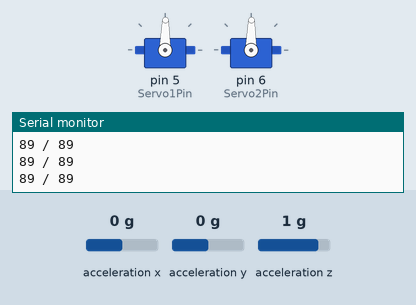
Recording of a sketch running on a simulated Arduino Uno, built for the host (arithmetic inside an expression is 32-bit, double 64-bit). Parts: 2 × servo, the last lines printed to the serial monitor. The inputs (shaded band) are chosen by the test bench; at power-on: acceleration x 0 g, acceleration y 0 g, acceleration z 1 g.

Above: at 1.2 s.
1.3 s: acceleration x set to -1.4 g
At 1.6 s:
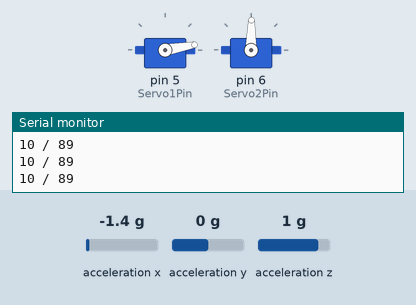
2.8 s: acceleration y set to -1.4 g
At 4.0 s:
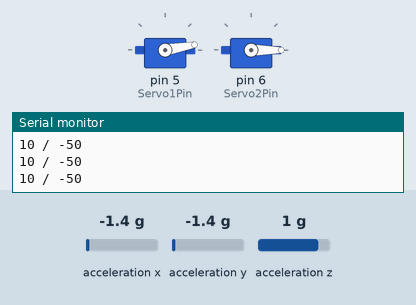
4.3 s: acceleration y set to 0.8 g
At 5.5 s:
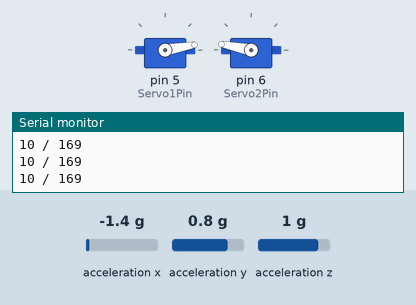
5.8 s: acceleration x set to 0 g
At 6.9 s:
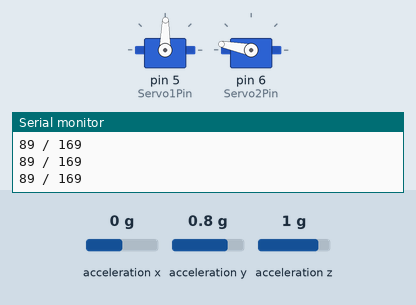
7.3 s: acceleration x set to 0.8 g
At 8.2 s:
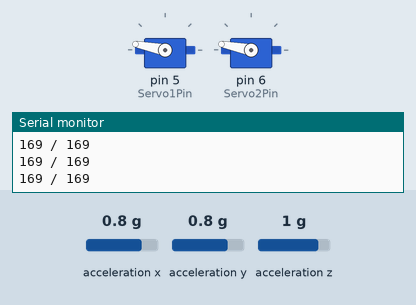
8.8 s: acceleration y set to -0.8 g
At 9.5 s:
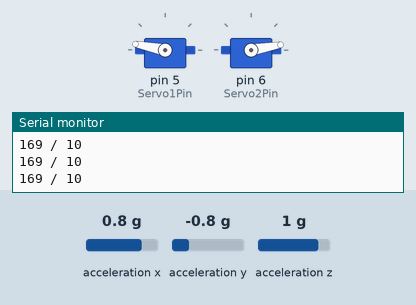
Timing chart, 0 to 11.3 s (numbered marks = the images above; inputs shaded):
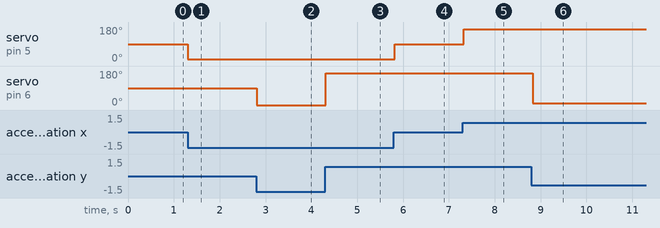

The sketch:

RobotArm.ino
```cpp
/*
 차량 장착용 수평집게
*/
#include "CurieIMU.h"

#include <Servo.h>
Servo servo1;  // 집게 서보
Servo servo2;  // 올리는 서보
#define Servo1Pin 5	  // 집게 서보 모터 오렌지핀에 연결
#define Servo2Pin 6   // 올리는 서보 모터 오렌지핀에 연결

void Accelerometer(){
	int x, y, z, accX, accY;
    x = CurieIMU.readAccelerometer(X_AXIS); // X축 가속 읽기
    y = CurieIMU.readAccelerometer(Y_AXIS); // Y축 가속 읽기
    z = CurieIMU.readAccelerometer(Z_AXIS); // Z축 가속 읽기

	// 가속기 최소 최대 범위 제한 설정
	if(x > 15000)  x=13000;
	if(x < -15000) x=-13000;
	if(y > 15000)  x=13000;
	if(y < -15000) x=-13000;

	// 가속기 최대 최소값을 0~179 범위내로 변환
	accX = map(x, -13000, 13000, 10, 169);
	accY = map(y, -13000, 13000, 10, 169);

	servo1.write(accX); // 변환된 X 값 서보에 적용 동작
	servo2.write(accY); // 변환된 X 값 서보에 적용 동작

	Serial.print(accX);
	Serial.print(" / ");
	Serial.println(accY);
	delay(100);
}

void setup() {
    Serial.begin(9600);                   // 시리얼 초기화
    CurieIMU.begin();                      // 가속기 초기화

    CurieIMU.autoCalibrateAccelerometerOffset(X_AXIS, 0);
    CurieIMU.autoCalibrateAccelerometerOffset(Y_AXIS, 0);
    CurieIMU.autoCalibrateAccelerometerOffset(Z_AXIS, 1);

    CurieIMU.autoCalibrateGyroOffset();

    CurieIMU.setAccelerometerRange(2); // 가속기 범위 설정
    pinMode(Servo1Pin, OUTPUT);           // 서버1 핀 출력설정
    pinMode(Servo2Pin, OUTPUT);           // 서버2 핀 출력설정
	servo1.attach(Servo1Pin);               // 서버1 핀 연결설정
	servo2.attach(Servo2Pin);               // 서버2 핀 연결설정
}

void loop() {
	Accelerometer();
}
```

Measured:
- after the input at 1.3 s, servo on pin 5 (Servo1Pin): 89° → 10° at once
- after the input at 2.8 s, servo on pin 6 (Servo2Pin): 89° → 0° at once
- after the input at 4.3 s, servo on pin 6 (Servo2Pin): 0° → 169° at once
- after the input at 5.8 s, servo on pin 5 (Servo1Pin): 10° → 89° at once
- after the input at 7.3 s, servo on pin 5 (Servo1Pin): 89° → 169° at once
- after the input at 8.8 s, servo on pin 6 (Servo2Pin): 169° → 10° at once
